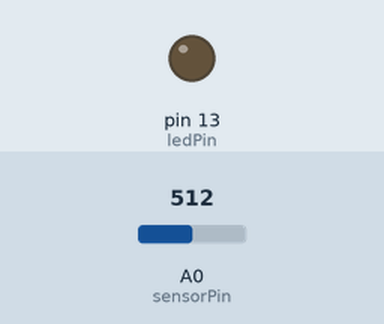
The sketch below on a simulated Arduino Uno, built with avr-gcc and run on an emulated ATmega328P. Parts: output pins drawn as LEDs (lit = HIGH). The inputs (shaded band) are chosen by the test bench; at power-on: A0 (sensorPin) = 512. What the sketch prints to the serial monitor is not drawn.

Above: at 1.2 s.
1.3 s: A0 (sensorPin) set to 0
At 1.9 s:
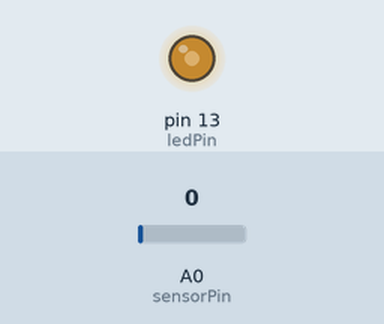
4.3 s: A0 (sensorPin) set to 10
7.3 s: A0 (sensorPin) set to 12
At 8.28 s:
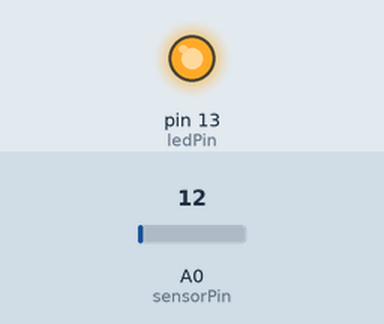
Timing chart, 0 to 16.3 s (numbered marks = the images above; inputs shaded):
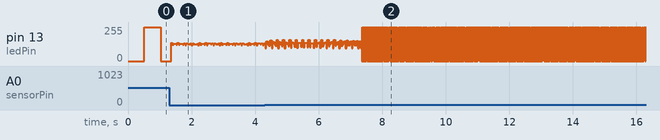

The sketch:

BlinkWithoutDelay.ino
```cpp
const int ledPin =  13;    // LEDピンNo
int sensorPin = A0;        // アナログピンNo
int ledState = LOW;        // 13番ピン出力ステータス
long previousMillis = 0;   // 経過時間変数

long interval = 1000;      // アナログピン値(点滅時間)

void setup() {

  pinMode(ledPin, OUTPUT); //LEDピンNo設定
  Serial.begin(9600);      //シリアルポート初期化

}

void loop()
{
  interval = analogRead(sensorPin);    //アナログピン読み取り
  Serial.println(interval);            //シリアルポートに出力

  unsigned long currentMillis = millis(); //起動してからの経過時間を代入

  if(currentMillis - previousMillis > interval) {
    //intervalの値より大きくなったら13番ピン設定変更

    previousMillis = currentMillis;
    //最後に13番ピンの値を入れ替えた時間を代入

    if (ledState == LOW)
      ledState = HIGH;
    else
      ledState = LOW;

    digitalWrite(ledPin, ledState);
  }
}
```

Measured:
- the behaviour switches between 11 and 12 on A0 (sensorPin) (found by bisection; images 1 and 2)
- by itself, pin 13 (ledPin): repeats every 0.02 s: 0/255 0.01 s, 255/255 0.01 s
